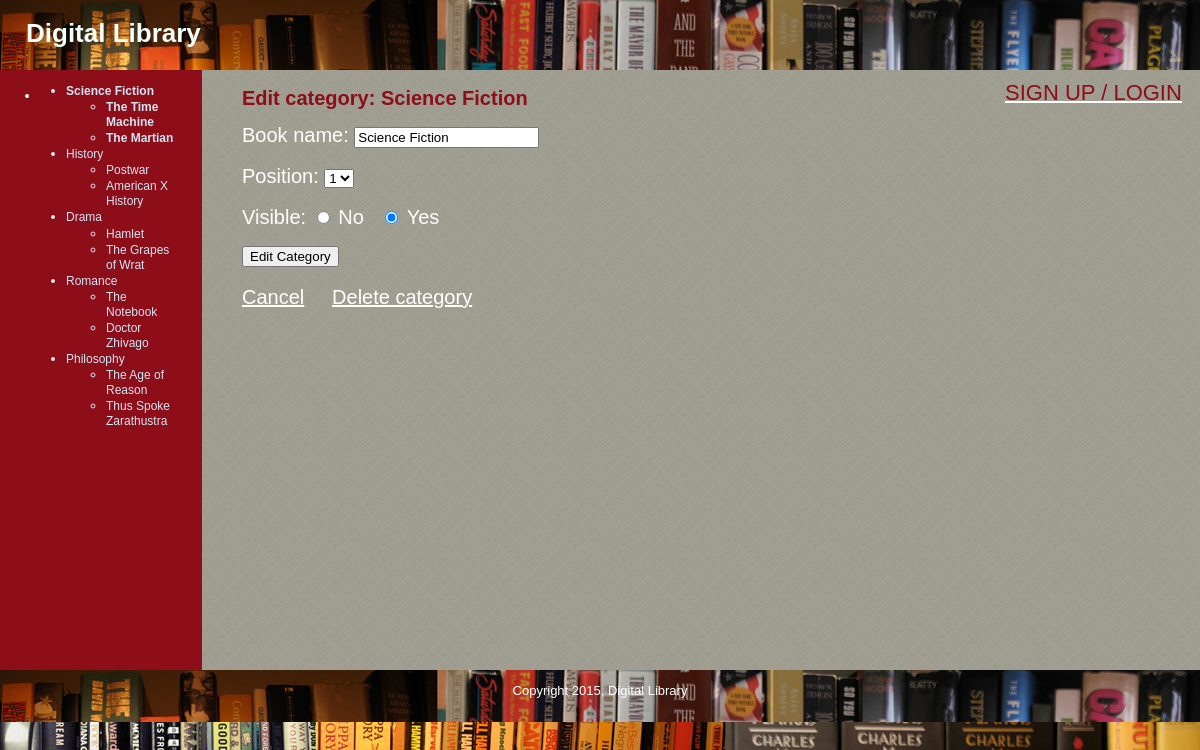
The page /digital_library_project/public/edit_category.php?category=1 (signed in) on the database its author committed.
### tables this page shows
CREATE TABLE IF NOT EXISTS `yb_category` (
  `id` int(11) NOT NULL AUTO_INCREMENT,
  `category_name` varchar(255) DEFAULT NULL,
  `visible` int(11) DEFAULT NULL,
  `position` int(3) NOT NULL,
  PRIMARY KEY (`id`)
);

CREATE TABLE IF NOT EXISTS `yb_books` (
  `id` int(11) NOT NULL AUTO_INCREMENT,
  `category_id` int(11) NOT NULL,
  `category_name` varchar(255) NOT NULL,
  `author_name` varchar(255) DEFAULT NULL,
  `release_date` datetime DEFAULT CURRENT_TIMESTAMP,
  `visible` tinyint(4) NOT NULL,
  `content` text NOT NULL,
  `listing_id` int(11) DEFAULT NULL,
  `image_location` varchar(255) DEFAULT NULL,
  `date_created_on` datetime DEFAULT CURRENT_TIMESTAMP,
  `created_by` int(11) DEFAULT NULL,
  `modified_by` int(11) DEFAULT NULL,
  `date_modified_on` datetime DEFAULT CURRENT_TIMESTAMP,
  PRIMARY KEY (`id`)
);

### digital_library_project/public/edit_category.php (the view, shortened to what this page needs)
<?php require_once("../includes/db_connection.php"); ?>
<?php require_once("../includes/functions.php"); ?>
<?php find_selected_book(); ?>
<?php include("../includes/layouts/header.php"); ?>
<div id="main">
  <div id="navigation">
		<?php echo navigation($current_category, $current_book); ?>
  </div>
  <div id="page">
		<h2>Edit category: <?php echo htmlentities($current_category["category_name"]); ?></h2>
		<form action="edit_category.php?category=<?php echo urlencode($current_category["id"]); ?>" method="post">
		  <p>Book name:
		    <input type="text" name="category_name" value="<?php echo htmlentities($current_category["category_name"]); ?>" />
		  </p>
		  <p>Position:
		    <select name="position">
				<?php
					$category_set = find_all_category(false);
					$category_count = mysqli_num_rows($category_set);
					for($count=1; $count <= $category_count; $count++) {
						echo "<option value=\"{$count}\"";
						if ($current_category["position"] == $count) {
							echo " selected";
						}
						echo ">{$count}</option>";
					}
				?>
		    </select>
		  </p>
		  <p>Visible:
		    <input type="radio" name="visible" value="0" <?php if ($current_category["visible"] == 0) { echo "checked"; } ?> /> No
		    &nbsp;
		    <input type="radio" name="visible" value="1" <?php if ($current_category["visible"] == 1) { echo "checked"; } ?>/> Yes
		  </p>
		  <input type="submit" name="submit" value="Edit Category" />
		</form>
		<br />
		<a href="manage_content.php">Cancel</a>
		<a href="delete_category.php?category=<?php echo urlencode($current_category["id"]); ?>" onclick="return confirm('Are you sure?');">Delete category</a>
	</div>
</div>
<?php include("../includes/layouts/footer.php"); ?>

### digital_library_project/includes/functions.php (shortened to what this page needs)
<?php
	function find_all_category($public=true) {
		global $connection;
		$query  = "SELECT * ";
		$query .= "FROM yb_category ";
		$query .= "ORDER BY position ASC";
		$category_set = mysqli_query($connection, $query);
		return $category_set;
	}
	function find_books_for_category($category_id, $public=true) {
		global $connection;
		$safe_category_id = mysqli_real_escape_string($connection, $category_id);
		$query  = "SELECT * ";
		$query .= "FROM yb_books ";
		$query .= "WHERE category_id = {$safe_category_id} ";
		$book_set = mysqli_query($connection, $query);
		return $book_set;
	}
	function find_category_by_id($category_id, $public=true) {
		global $connection;
		$safe_category_id = mysqli_real_escape_string($connection, $category_id);
		$query  = "SELECT * ";
		$query .= "FROM yb_category ";
		$query .= "WHERE id = {$safe_category_id} ";
		$query .= "LIMIT 1";
		$category_set = mysqli_query($connection, $query);
		if($category = mysqli_fetch_assoc($category_set)) {
			return $category;
		} else {
			return null;
		}
	}
	function find_selected_book($public=false) {
		if (isset($_GET["category"])) {
			$current_category = find_category_by_id($_GET["category"], $public);
			if ($current_category && $public) {
				$current_book = find_default_book_for_category($current_category["id"]);
			} else {
				$current_book = null;
			}
		} elseif (isset($_GET["book"])) {
			$current_category = null;
			$current_book = find_book_by_id($_GET["book"], $public);
		} else {
			$current_category = null;
			$current_book = null;
		}
	}
	function navigation($category_array, $book_array) {
		$output = "<ul class=\"category\">";
		$category_set = find_all_category(false);
		while($category = mysqli_fetch_assoc($category_set)) {
			$output .= "<li";
			if ($category_array && $category["id"] == $category_array["id"]) {
				$output .= " class=\"selected\"";
			}
			$output .= ">";
			$output .= "<a href=\"manage_content.php?category=";
			$output .= urlencode($category["id"]);
			$output .= "\">";
			$output .= htmlentities($category["category_name"]);
			$output .= "</a>";
			$book_set = find_books_for_category($category["id"], false);
			$output .= "<ul class=\"books\">";
			while($book = mysqli_fetch_assoc($book_set)) {
				$output .= "<li";
				$output .= ">";
				$output .= "<a href=\"manage_content.php?book=";
				$output .= urlencode($book["id"]);
				$output .= "\">";
				$output .= htmlentities($book["category_name"]);
				$output .= "</a></li>";
			}
			$output .= "</ul></li>";
		}
		$output .= "</ul>";
		return $output;
	}
?>

### digital_library_project/public/stylesheets/public.css (style rules this page uses)
html { height: 100%; width: 100%; }
body { width: 100%; height: 100%; margin: 0; padding: 0; border: 0; font-family: Verdana, Arial, Helvetica, sans-serif; font-size: 13px; line-height: 15px; background-image: url("../images/book.jpg"); color: mintcream; }
a { color: white; font-size: 20px; line-height: 134%; }
#main { height: 600px; width: 100%; margin: 0; padding: 0; background: #A09D91; background-image: url("../images/cross-lines.png"); }
#navigation { float: left; width: 150px; height: 100%; margin: 0; padding: 0 2em; color: #D4E6F4; background: #8D0D19; }
#navigation a { color: #D4E6F4; text-decoration: none; font-size: 12px; }
.selected { font-weight: bold; }
#page { float: left; height: 100%; padding-left: 2em; vertical-align: top; color: white; font-size: 20px; line-height: 85%; }
#page h2 { color: #8D0D19; margin-top: 1em; font-size: 20px; }

### rows shown on the page
yb_category: value "Science Fiction", category_name "Science Fiction", position "1", visible "☑"
yb_books: value "The Time Machine"
yb_books: value "The Martian"
yb_category: value "History"
yb_books: value "Postwar"
yb_books: value "American X History"
yb_category: value "Drama"
yb_books: value "Hamlet"
yb_books: value "The Grapes of Wrat"
yb_category: value "Romance"
yb_books: value "The Notebook"
yb_books: value "Doctor Zhivago"
yb_category: value "Philosophy"
yb_books: value "The Age of Reason"
yb_books: value "Thus Spoke Zarathustra"
